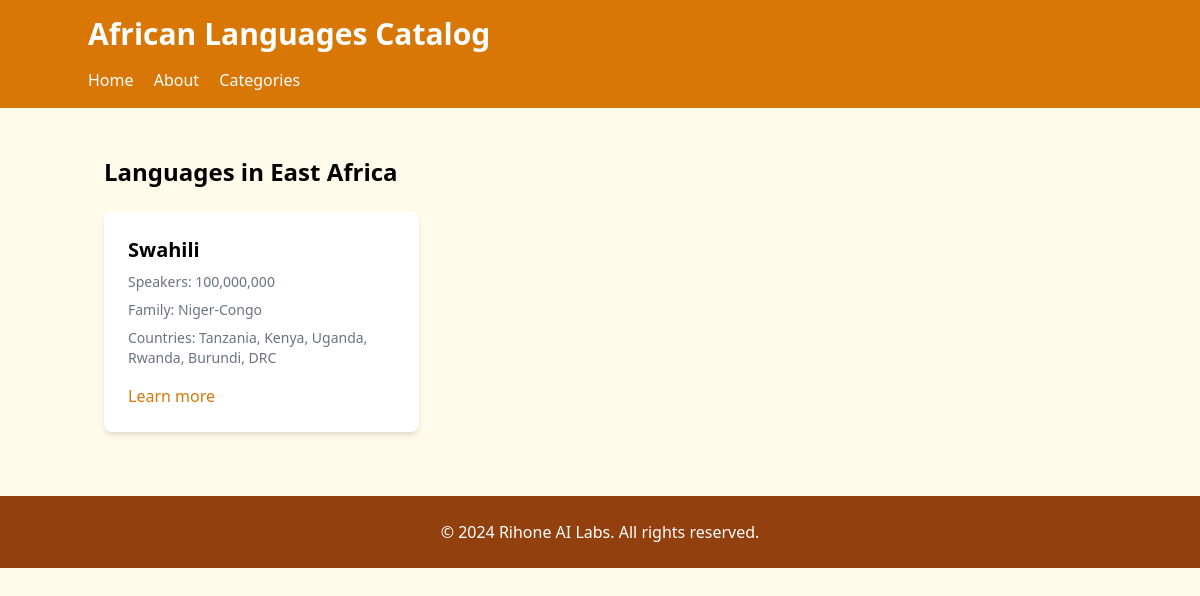
Page /category/East Africa on the committed database.
### application.py (models this page shows, shortened)
class CatalogItem(db.Model):
    id = db.Column(db.Integer, primary_key=True)
    name = db.Column(db.String(100), nullable=False)  # Language name
    category = db.Column(db.String(50), nullable=False)  # Region where it's spoken
    speakers = db.Column(db.Integer)  # Number of speakers
    countries = db.Column(db.String(200))  # Countries where it's spoken
    language_family = db.Column(db.String(100))  # e.g., Niger-Congo, Afroasiatic
    writing_system = db.Column(db.String(100))  # e.g., Latin, Arabic, Ge'ez
    iso_code = db.Column(db.String(3))  # ISO 639-3 code
    created_at = db.Column(db.DateTime, default=datetime.utcnow)

### application.py (the view)
@app.route("/category/<string:category>")
def view_category(category):
    languages = CatalogItem.query.filter_by(category=category).all()
    return render_template("category.html", category=category, languages=languages)

### application.py (called while the page is built)
@app.template_filter("format_number")
def format_number(value):
    return f"{value:,}"

### templates/category.html (shortened to what this page needs)
<!DOCTYPE html>
<html lang="en">
<head>
  <script src="https://cdn.tailwindcss.com"></script>
</head>
<body class="bg-amber-50">
  <header class="bg-amber-600 text-white p-4">
    <div class="container mx-auto">
      <h1 class="text-3xl font-bold">African Languages Catalog</h1>
      <nav class="mt-4">
        <a href="/" class="mr-4 hover:underline">Home</a>
        <a href="/about" class="mr-4 hover:underline">About</a>
        <a href="/#categories" class="hover:underline">Categories</a>
      </nav>
    </div>
  </header>
  <main class="container mx-auto mt-8 p-4">
    <h2 class="text-2xl font-semibold mb-6">Languages in {{ category }}</h2>
    <div class="grid grid-cols-1 md:grid-cols-2 lg:grid-cols-3 gap-6">
      {% for language in languages %}
      <div class="bg-white rounded-lg shadow-md overflow-hidden">
        <div class="p-6">
          <h3 class="font-bold text-xl mb-2">{{ language.name }}</h3>
          <p class="text-sm text-gray-500 mb-2">Speakers: {{ language.speakers | format_number }}</p>
          <p class="text-sm text-gray-500 mb-2">Family: {{ language.language_family }}</p>
          <p class="text-sm text-gray-500 mb-4">Countries: {{ language.countries }}</p>
          <a href="{{ url_for('view_language', language_id=language.id) }}" class="text-amber-600 hover:underline">Learn
            more</a>
        </div>
      </div>
      {% endfor %}
    </div>
  </main>
  <footer class="bg-amber-800 text-white mt-12 py-6">
    <div class="container mx-auto text-center">
      <p>&copy; 2024 Rihone AI Labs. All rights reserved.</p>
    </div>
  </footer>
</body>
</html>

### rows in the picture
CatalogItem: category "East Africa", name "Swahili", speakers "100,000,000", language_family "Niger-Congo", countries "Tanzania, Kenya, Uganda, Rwanda, Burundi, DRC"
